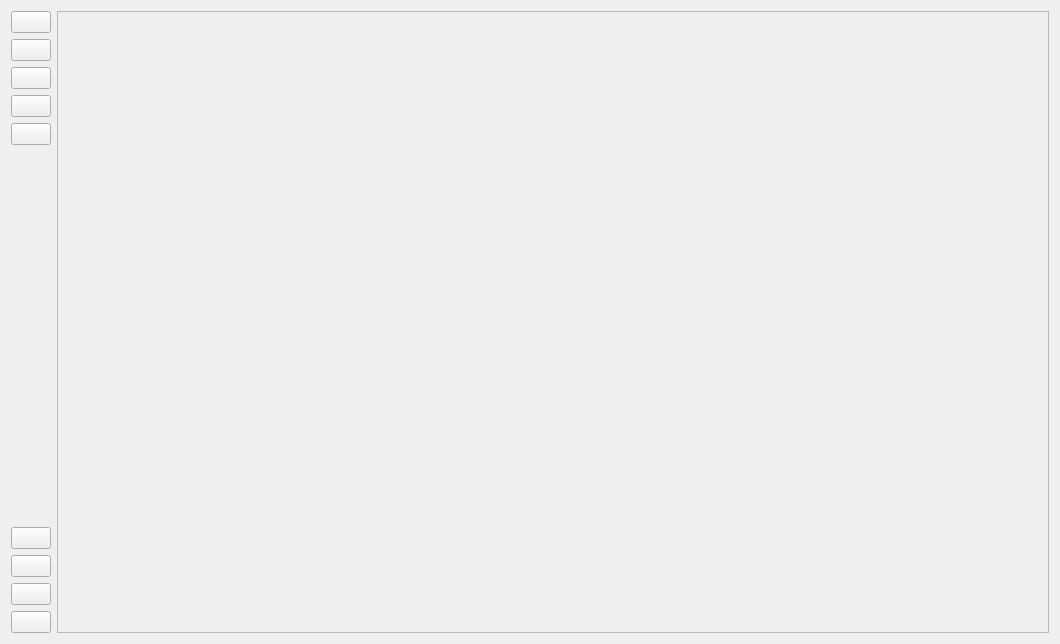
<?xml version="1.0" encoding="UTF-8"?>
<ui version="4.0">
 <class>Widget</class>
 <widget class="QWidget" name="Widget">
  <property name="geometry">
   <rect>
    <x>0</x>
    <y>0</y>
    <width>1060</width>
    <height>644</height>
   </rect>
  </property>
  <property name="minimumSize">
   <size>
    <width>575</width>
    <height>350</height>
   </size>
  </property>
  <property name="windowTitle">
   <string>RQT2 IDE</string>
  </property>
  <property name="windowIcon">
   <iconset>
    <normaloff>icons/logo.svg</normaloff>icons/logo.svg</iconset>
  </property>
  <layout class="QHBoxLayout" name="horizontalLayout">
   <item>
    <layout class="QVBoxLayout" name="verticalLayout_2">
     <item>
      <widget class="QPushButton" name="pushButton">
       <property name="sizePolicy">
        <sizepolicy hsizetype="Fixed" vsizetype="Fixed">
         <horstretch>0</horstretch>
         <verstretch>0</verstretch>
        </sizepolicy>
       </property>
       <property name="icon">
        <iconset>
         <normaloff>icons/code/default.svg</normaloff>icons/code/default.svg</iconset>
       </property>
      </widget>
     </item>
     <item>
      <widget class="QPushButton" name="pushButton_2">
       <property name="sizePolicy">
        <sizepolicy hsizetype="Fixed" vsizetype="Fixed">
         <horstretch>0</horstretch>
         <verstretch>0</verstretch>
        </sizepolicy>
       </property>
       <property name="icon">
        <iconset>
         <normaloff>icons/launch/default.svg</normaloff>icons/launch/default.svg</iconset>
       </property>
      </widget>
     </item>
     <item>
      <widget class="QPushButton" name="pushButton_3">
       <property name="sizePolicy">
        <sizepolicy hsizetype="Fixed" vsizetype="Fixed">
         <horstretch>0</horstretch>
         <verstretch>0</verstretch>
        </sizepolicy>
       </property>
       <property name="icon">
        <iconset>
         <normaloff>icons/teleop/default.svg</normaloff>icons/teleop/default.svg</iconset>
       </property>
      </widget>
     </item>
     <item>
      <widget class="QPushButton" name="pushButton_7">
       <property name="sizePolicy">
        <sizepolicy hsizetype="Fixed" vsizetype="Fixed">
         <horstretch>0</horstretch>
         <verstretch>0</verstretch>
        </sizepolicy>
       </property>
       <property name="icon">
        <iconset>
         <normaloff>icons/nodes/default.svg</normaloff>icons/nodes/default.svg</iconset>
       </property>
      </widget>
     </item>
     <item>
      <widget class="QPushButton" name="pushButton_8">
       <property name="sizePolicy">
        <sizepolicy hsizetype="Fixed" vsizetype="Fixed">
         <horstretch>0</horstretch>
         <verstretch>0</verstretch>
        </sizepolicy>
       </property>
       <property name="icon">
        <iconset>
         <normaloff>icons/ssh/default.svg</normaloff>icons/ssh/default.svg</iconset>
       </property>
      </widget>
     </item>
     <item>
      <spacer name="verticalSpacer">
       <property name="orientation">
        <enum>Qt::Orientation::Vertical</enum>
       </property>
       <property name="sizeType">
        <enum>QSizePolicy::Policy::MinimumExpanding</enum>
       </property>
       <property name="sizeHint" stdset="0">
        <size>
         <width>20</width>
         <height>20</height>
        </size>
       </property>
      </spacer>
     </item>
     <item>
      <widget class="QPushButton" name="pushButton_4">
       <property name="sizePolicy">
        <sizepolicy hsizetype="Fixed" vsizetype="Fixed">
         <horstretch>0</horstretch>
         <verstretch>0</verstretch>
        </sizepolicy>
       </property>
       <property name="icon">
        <iconset>
         <normaloff>icons/3d/default.svg</normaloff>icons/3d/default.svg</iconset>
       </property>
      </widget>
     </item>
     <item>
      <widget class="QPushButton" name="pushButton_5">
       <property name="sizePolicy">
        <sizepolicy hsizetype="Fixed" vsizetype="Fixed">
         <horstretch>0</horstretch>
         <verstretch>0</verstretch>
        </sizepolicy>
       </property>
       <property name="icon">
        <iconset>
         <normaloff>icons/emulator/default.svg</normaloff>icons/emulator/default.svg</iconset>
       </property>
      </widget>
     </item>
     <item>
      <widget class="QPushButton" name="pushButton_6">
       <property name="sizePolicy">
        <sizepolicy hsizetype="Fixed" vsizetype="Fixed">
         <horstretch>0</horstretch>
         <verstretch>0</verstretch>
        </sizepolicy>
       </property>
       <property name="icon">
        <iconset>
         <normaloff>icons/widgets/default.svg</normaloff>icons/widgets/default.svg</iconset>
       </property>
      </widget>
     </item>
     <item>
      <widget class="QPushButton" name="pushButton_9">
       <property name="sizePolicy">
        <sizepolicy hsizetype="Fixed" vsizetype="Fixed">
         <horstretch>0</horstretch>
         <verstretch>0</verstretch>
        </sizepolicy>
       </property>
       <property name="icon">
        <iconset>
         <normaloff>icons/package/default.svg</normaloff>icons/package/default.svg</iconset>
       </property>
      </widget>
     </item>
    </layout>
   </item>
   <item>
    <layout class="QVBoxLayout" name="verticalLayout_3">
     <item>
      <widget class="QFrame" name="frame">
       <property name="sizePolicy">
        <sizepolicy hsizetype="MinimumExpanding" vsizetype="MinimumExpanding">
         <horstretch>0</horstretch>
         <verstretch>0</verstretch>
        </sizepolicy>
       </property>
       <property name="frameShape">
        <enum>QFrame::Shape::StyledPanel</enum>
       </property>
       <property name="frameShadow">
        <enum>QFrame::Shadow::Raised</enum>
       </property>
      </widget>
     </item>
    </layout>
   </item>
  </layout>
 </widget>
 <resources/>
 <connections/>
</ui>
